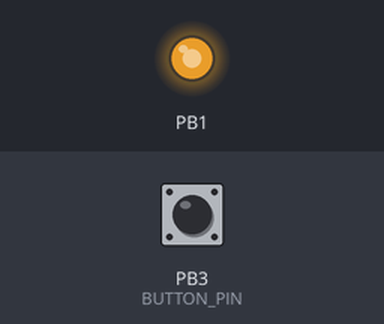
Simulated run of this program. Board: ATtiny85, built with avr-gcc and run on an emulated ATtiny85. Shown: output pins drawn as LEDs (lit = HIGH). The inputs (shaded band) are chosen by the test bench; at power-on: PB3 (BUTTON_PIN) HIGH.

Above: at 1.26 s.
1.3 s: PB3 (BUTTON_PIN) pulled LOW for 3.2 s
At 5.51 s:
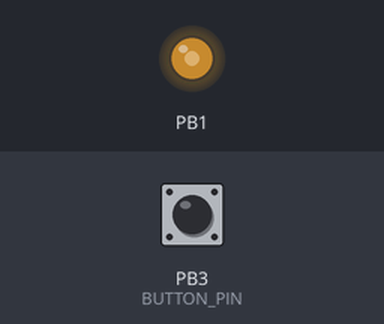
6.0 s: PB3 (BUTTON_PIN) pulled LOW for 0.15 s
At 6.7 s:
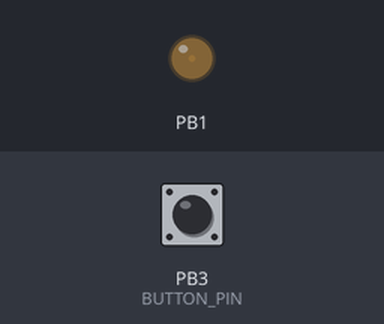
9.0 s: PB3 (BUTTON_PIN) pulled LOW for 1 s
Timing chart, 0 to 18.0 s (numbered marks = the images above; inputs shaded):
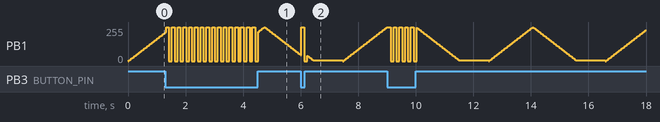

The program:

main.cpp
```cpp
#include <Arduino.h>

// Define pin (PB1 corresponds to physical pin 6 on ATtiny85)
// Already defined in platformio.ini as LED_PIN
// #define LED_PIN PB1

// Define button pin (PB3)
#define BUTTON_PIN PB3

// PWM fading parameters
const int fadeAmount = 5;       // How many points to fade the LED by
const int normalFadeDelay = 30; // Normal fade delay (milliseconds)
const int blinkDelay = 100;     // Blink delay when button is pressed (milliseconds)
int brightness = 0;             // Current brightness level (0-255)
bool increasing = true;         // Direction of fade
bool ledState = false;          // State for blinking mode

void setup() {
  // Initialize the LED pin as an output
  pinMode(LED_PIN, OUTPUT);

  // Initialize the button pin with internal pullup
  pinMode(BUTTON_PIN, INPUT_PULLUP);
}

void loop() {
  // Check if button is pressed (LOW when pressed because of pullup)
  bool buttonPressed = (digitalRead(BUTTON_PIN) == LOW);

  if (buttonPressed) {
    // Rapid blinking mode when button is pressed
    ledState = !ledState;
    digitalWrite(LED_PIN, ledState ? HIGH : LOW);
    delay(blinkDelay);
  } else {
    // Normal fading mode when button is not pressed
    // Set the brightness of the LED
    analogWrite(LED_PIN, brightness);

    // Change the brightness for next time through the loop
    if (increasing) {
      brightness += fadeAmount;

      // Reverse direction at the top
      if (brightness >= 255) {
        brightness = 255;
        increasing = false;
      }
    } else {
      brightness -= fadeAmount;

      // Reverse direction at the bottom
      if (brightness <= 0) {
        brightness = 0;
        increasing = true;
        delay(1000);
      }
    }

    // Wait for a bit before changing brightness again
    delay(normalFadeDelay);
  }
}
```
